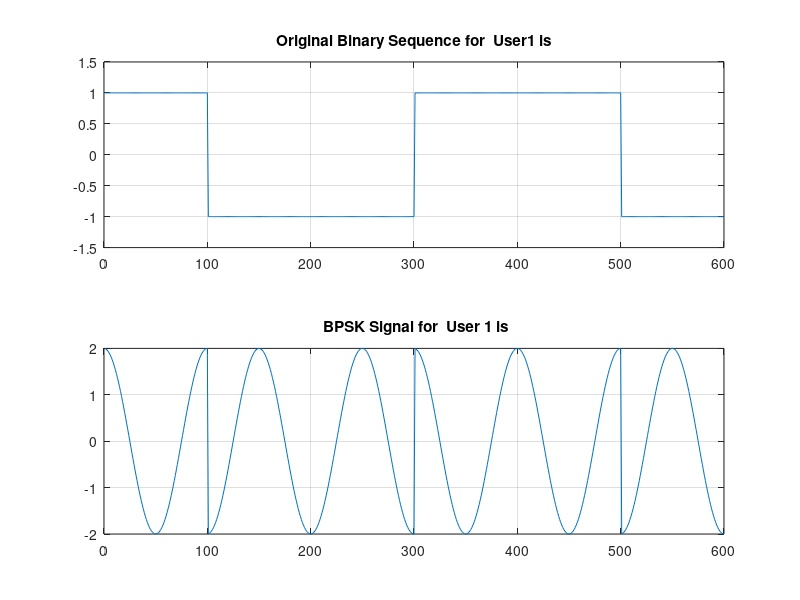
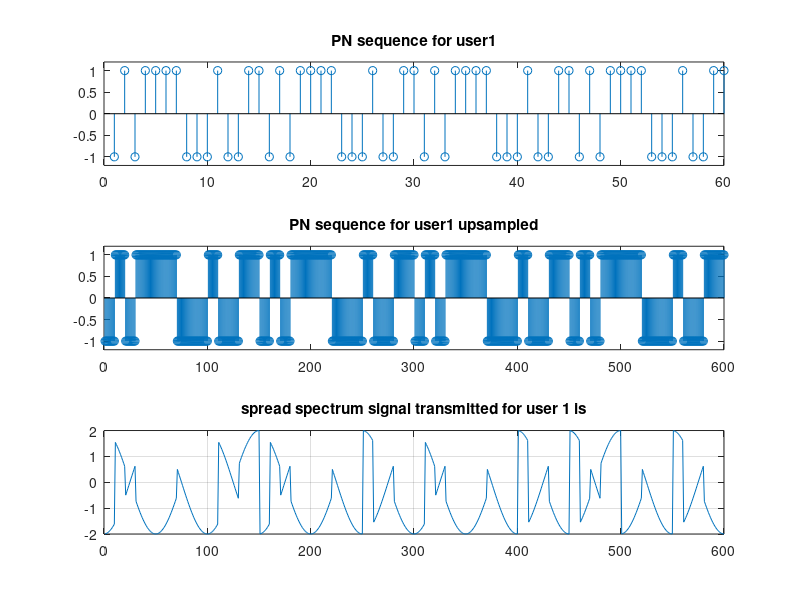
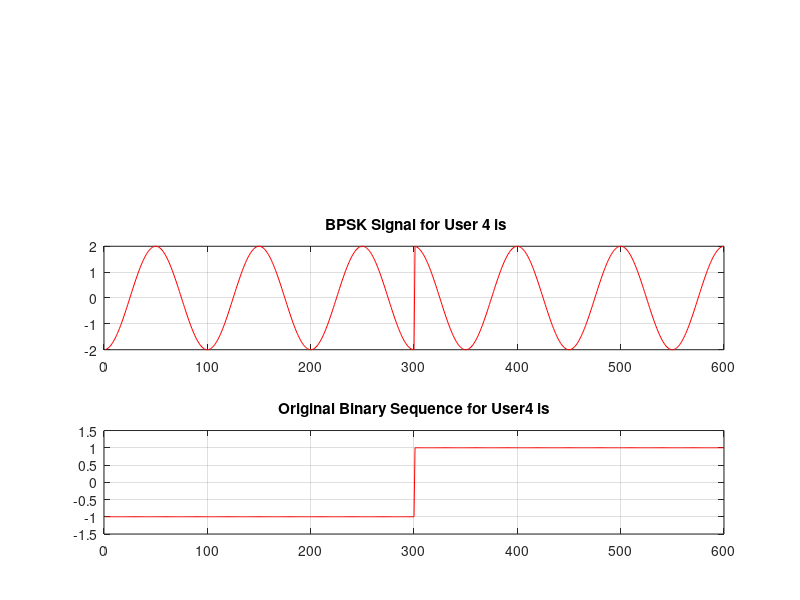
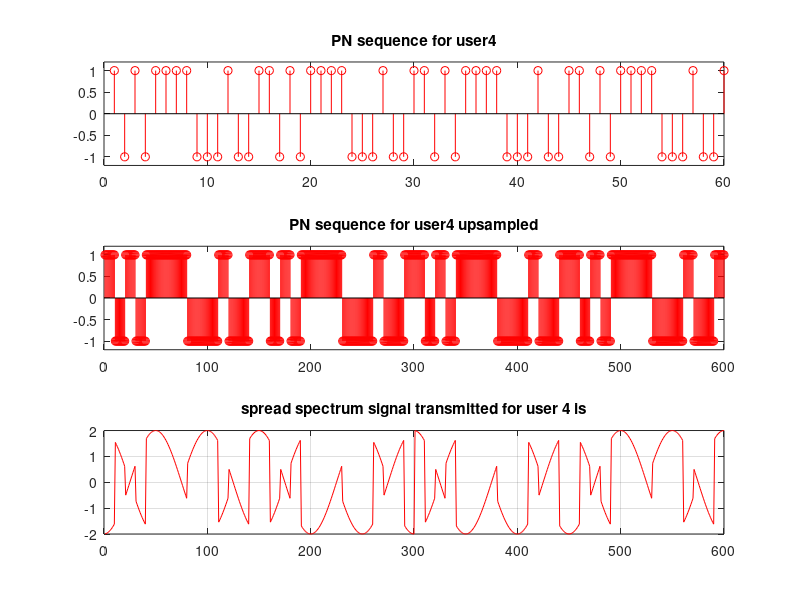

Source code (MATLAB) for these figures, in order: (Note: this script raises an error after producing the figures.)

clc
close all
clear all
 
%% Initial parameters
SNR = 5;    % Signal to Noise ratio in dB
Fc = 1;     % carrier frequency
Eb = 2;     % energy per bit
Tb = 1;     % bit duration
 
%% Consider two mobile users in the system
mobileUser1 = [1 0 0 1 1 0];    % data transmitted by user 1
 
mobileUser2 = [1 1 0 1 0 0];    % data transmitted by user 2

mobileUser3 = [1 1 1 0 0 0]; 

mobileUser4 = [0 0 0 1 1 1]; 
 
length_mobileUser1 = length(mobileUser1);
 
length_mobileUser2 = length(mobileUser2);

length_mobileUser3 = length(mobileUser3);

length_mobileUser4 = length(mobileUser4);
 
%% Convert data sequence into NRZ format
for i = 1:length_mobileUser1
    if mobileUser1(i )== 0
        mobileUser1(i) = -1;
    end
end
 
for i = 1:length_mobileUser2
    if mobileUser2(i) == 0
        mobileUser2(i) = -1;
    end
end

for i = 1:length_mobileUser3
    if mobileUser3(i) == 0
        mobileUser3(i) = -1;
    end
end

for i = 1:length_mobileUser4
    if mobileUser4(i) == 0
        mobileUser4(i) = -1;
    end
end


%% CDMA transmitter User 1

user1basebandsig1 = []; 
for i = 1:length_mobileUser1
    for j = 0.01:0.01:Tb    % 100 samples per bit
        if mobileUser1(i) == 1
            user1basebandsig1 = [user1basebandsig1 1];
        else
            user1basebandsig1 = [user1basebandsig1 -1];
        end
    end
end
 
% BPSK MODULATION FOR USER 1
user1bpskmod1 = [];
for i = 1:length_mobileUser1
    for j = 0.01:0.01:Tb    % 100 samples per bit
        user1bpskmod1 = [user1bpskmod1 sqrt(2*Eb)*mobileUser1(i)*cos(2*pi*Fc*j)];
    end
end
 
figure(1);
subplot(211)
plot(user1basebandsig1);
axis([0 100*length_mobileUser1 -1.5 1.5]);
title('Original Binary Sequence for  User1 is')
grid on
subplot(212)
plot(user1bpskmod1);
title(' BPSK Signal for  User 1 is');
grid on

%% PN generator for user1
% let initial seed for user1 is 1010
seed1 = [1 -1 1 -1];  
pn1_user_1 = [];
 
% The following for loop performs the function of exclusive or gate and shift registers (with respect to the CDMA standard). 
for i = 1:length_mobileUser1
    for j = 1:10 %chip rate is 10 times the bit rate
        pn1_user_1 = [pn1_user_1 seed1(4)];
        if seed1(4) == seed1(3) 
            temp = -1;
        else
            temp = 1;
        end
        seed1(4) = seed1(3);
        seed1(3) = seed1(2);
        seed1(2) = seed1(1);
        seed1(1) = temp;
    end
end
 
pnupsampled1_User_1 = [];
len_pn1_user_1 = length(pn1_user_1);
for i = 1:len_pn1_user_1
    for j = 0.1:0.1:Tb
        if pn1_user_1(i) == 1
            pnupsampled1_User_1 = [pnupsampled1_User_1 1];
        else
            pnupsampled1_User_1 = [pnupsampled1_User_1 -1];
        end
    end
end
 
sigtx1_User_1 = user1bpskmod1.*pnupsampled1_User_1;
 
figure(2)
subplot(311)
stem(pn1_user_1);
axis([0,length(pn1_user_1),-1.2,1.2])
title('PN sequence for user1')
subplot(312)
stem(pnupsampled1_User_1);
axis([0,length(pnupsampled1_User_1),-1.2,1.2])
title('PN sequence for user1 upsampled');
subplot(313)
plot(sigtx1_User_1);
axis([0 100*length_mobileUser1 -2 2]);
title('spread spectrum signal transmitted for user 1 is');
grid on




%% CDMA transmitter user2

user2basebandsig2 = [];
for i = 1:length_mobileUser2
    for j = 0.01:0.01:Tb
        if mobileUser2(i) == 1
            user2basebandsig2 = [user2basebandsig2 1];
        else
            user2basebandsig2 = [user2basebandsig2 -1];
        end
    end
end

% BPSK MODULATION FOR USER 2 
user2bpskmod2 = [];
for i = 1:length_mobileUser2
    for j = 0.01:0.01:Tb
        user2bpskmod2 = [user2bpskmod2 sqrt(2*Eb)*mobileUser2(i)*cos(2*pi*Fc*j)];
    end
end

figure(3);
subplot(211)
plot(user2basebandsig2, 'r');
axis([0 100*length_mobileUser2 -1.5 1.5]);
title('Original Binary Sequence for User2 is')
grid on
subplot(212)
plot(user2bpskmod2, 'r');
title(' BPSK Signal for User 2 is');
grid on

%% PN generator for user2

seed2 = [-1 1 -1 1];  %convert it into bipolar NRZ format
pn2_user_2 = [];
for i = 1:length_mobileUser2
    for j = 1:10 %chip rate is 10 times the bit rate
        pn2_user_2 = [pn2_user_2 seed2(4)];
        if seed2(4) == seed2(3) 
            temp = -1;
        else
            temp = 1;
        end
        seed2(4) = seed2(3);
        seed2(3) = seed2(2);
        seed2(2) = seed2(1);
        seed2(1) = temp;
    end
end
 
pnupsampled2_User_2 = [];
len_pn2_user_2 = length(pn2_user_2);
for i = 1:len_pn2_user_2
    for j = 0.1:0.1:Tb
        if pn2_user_2(i) == 1
            pnupsampled2_User_2 = [pnupsampled2_User_2 1];
        else
            pnupsampled2_User_2  = [pnupsampled2_User_2  -1];
        end
    end
end
 
length_pnupsampled2_User_2 = length(pnupsampled2_User_2);
 
sigtx2_User_2 = user2bpskmod2.*pnupsampled2_User_2;
 
figure(4)
subplot(311)
stem(pn2_user_2, 'r');
axis([0,length(pn2_user_2),-1.2,1.2])
title('PN sequence for user2')
subplot(312)
stem(pnupsampled2_User_2, 'r');
axis([0,length_pnupsampled2_User_2,-1.2,1.2])
title('PN sequence for user2 upsampled');
subplot(313)
plot(sigtx2_User_2, 'r');
axis([0 100*length_mobileUser2 -2 2]);
title('spread spectrum signal transmitted for user 2 is');
grid on

%% CDMA transmitter user3

user3basebandsig3 = [];

for i = 1:length_mobileUser3
    for j = 0.01:0.01:Tb
        if mobileUser3(i) == 1
            user3basebandsig3 = [user3basebandsig3 1];
        else
            user3basebandsig3 = [user3basebandsig3 -1];
        end
    end
end

% BPSK MODULATION FOR USER 3
user3bpskmod3 = [];
for i = 1:length_mobileUser3
    for j = 0.01:0.01:Tb
        user3bpskmod3 = [user3bpskmod3 sqrt(2*Eb)*mobileUser3(i)*cos(2*pi*Fc*j)];
    end
end

figure(3);
subplot(313)
plot(user3basebandsig3, 'r');
axis([0 100*length_mobileUser3 -1.5 1.5]);
title('Original Binary Sequence for User3 is')
grid on
subplot(312)
plot(user3bpskmod3, 'r');
title(' BPSK Signal for User 3 is');
grid on

%% PN generator for user3   
seed3 = [-1 1 -1 1];  %convert it into bipolar NRZ format
pn3_user_3 = [];
for i = 1:length_mobileUser3
    for j = 1:10 %chip rate is 10 times the bit rate
        pn3_user_3 = [pn3_user_3 seed3(4)];
        if seed3(4) == seed3(3) 
            temp = -1;
        else
            temp = 1;
        end
        seed3(4) = seed3(3);
        seed3(3) = seed3(2);
        seed3(2) = seed3(1);
        seed3(1) = temp;
    end
end
 
pnupsampled3_User_3 = [];
len_pn3_user_3 = length(pn3_user_3);
for i = 1:len_pn3_user_3
    for j = 0.1:0.1:Tb
        if pn3_user_3(i) == 1
            pnupsampled3_User_3 = [pnupsampled3_User_3 1];
        else
            pnupsampled3_User_3  = [pnupsampled3_User_3  -1];
        end
    end
end
 
length_pnupsampled3_User_3 = length(pnupsampled3_User_3);
 
sigtx3_User_3 = user3bpskmod3.*pnupsampled3_User_3;
 
figure(4)
subplot(311)
stem(pn3_user_3, 'r');
axis([0,length(pn3_user_3),-1.2,1.2])
title('PN sequence for user3')
subplot(312)
stem(pnupsampled3_User_3, 'r');
axis([0,length_pnupsampled3_User_3,-1.2,1.2])
title('PN sequence for user3 upsampled');
subplot(313)
plot(sigtx3_User_3, 'r');
axis([0 100*length_mobileUser3 -2 2]);
title('spread spectrum signal transmitted for user 3 is');
grid on 
%% CDMA transmitter user4
user4basebandsig4 = [];

for i = 1:length_mobileUser4
    for j = 0.01:0.01:Tb
        if mobileUser4(i) == 1
            user4basebandsig4 = [user4basebandsig4 1];
        else
            user4basebandsig4 = [user4basebandsig4 -1];
        end
    end
end

% BPSK MODULATION FOR USER 4
user4bpskmod4 = []; 
for i = 1:length_mobileUser4
    for j = 0.01:0.01:Tb
        user4bpskmod4 = [user4bpskmod4 sqrt(2*Eb)*mobileUser4(i)*cos(2*pi*Fc*j)];
    end
end
figure(3);
subplot(313)
plot(user4basebandsig4, 'r');
axis([0 100*length_mobileUser4 -1.5 1.5]);
title('Original Binary Sequence for User4 is')
grid on 
subplot(312)
plot(user4bpskmod4, 'r');
title(' BPSK Signal for User 4 is');
grid on

%% PN generator for user4   
seed4 = [-1 1 -1 1];  %convert it into bipolar NRZ format
pn4_user_4 = [];
for i = 1:length_mobileUser4
    for j = 1:10 %chip rate is 10 times the bit rate
        pn4_user_4 = [pn4_user_4 seed4(4)];
        if seed4(4) == seed4(3) 
            temp = -1;
        else
            temp = 1;
        end
        seed4(4) = seed4(3);
        seed4(3) = seed4(2);
        seed4(2) = seed4(1);
        seed4(1) = temp;
    end 
end
pnupsampled4_User_4 = [];   
len_pn4_user_4 = length(pn4_user_4);
for i = 1:len_pn4_user_4
    for j = 0.1:0.1:Tb
        if pn4_user_4(i) == 1
            pnupsampled4_User_4 = [pnupsampled4_User_4 1];
        else
            pnupsampled4_User_4  = [pnupsampled4_User_4  -1];
        end
    end
end
length_pnupsampled4_User_4 = length(pnupsampled4_User_4);
sigtx4_User_4 = user4bpskmod4.*pnupsampled4_User_4;
figure(4)
subplot(311)
stem(pn4_user_4, 'r');
axis([0,length(pn4_user_4),-1.2,1.2])
title('PN sequence for user4')
subplot(312)
stem(pnupsampled4_User_4, 'r');
axis([0,length_pnupsampled4_User_4,-1.2,1.2])
title('PN sequence for user4 upsampled');
subplot(313)
plot(sigtx4_User_4, 'r');
axis([0 100*length_mobileUser4 -2 2]);
title('spread spectrum signal transmitted for user 4 is');
grid on 

 
%% Plotting the transmitted signal
figure(5)
subplot(2,1,1);
plot(sigtx1_User_1);
grid on 
title('spread spectrum signal txd for user 1');
subplot(2,1,2);
plot(sigtx2_User_2, 'r');
grid on 
title('spread spectrum signal txd for user 2');
grid on
subplot(2,1,3);
plot(sigtx3_User_3, 'r');
grid on
title('spread spectrum signal txd for user 3');
subplot(2,1,4);
plot(sigtx4_User_4, 'r');
grid on
title('spread spectrum signal txd for user 4');


%% AWGN Channel:
trasnmitted_signal = sigtx1_User_1 + sigtx2_User_2;
 
composite_signal = awgn(trasnmitted_signal,SNR);
 
figure(6)
subplot(211)
plot(sigtx1_User_1+sigtx2_User_2);
title('Composite signal sigtx1+sigtx2');
grid on 
subplot(212)
plot(composite_signal);
title(sprintf('Composite signal + noise\n SNR=%ddb',SNR));
grid on 



%% DMODULATION USER 1 %%%%%%%%%%%%%%%%%%%%
 
rx1 = composite_signal.*pnupsampled1_User_1;
 
%%%% BPSK DEMODULATION FOR USER 1
demodcar1 = [];
for i = 1:length_mobileUser1
    for j = 0.01:0.01:Tb
        demodcar1 = [demodcar1 sqrt(2*Eb)*cos(2*pi*Fc*j)];
    end
end

bpskdemod1 = rx1.*demodcar1;
 
len_dmod1 = length(bpskdemod1);
sum = zeros(1,len_dmod1/100);
for i = 1:len_dmod1/100
    for j = (i-1)*100+1:i*100
        sum(i) = sum(i)+bpskdemod1(j);
    end
end
sum;
 
rxbits1 = [];
for i = 1:length_mobileUser1
    if sum(i)>0
        rxbits1 = [rxbits1 1];
    else
        rxbits1 = [rxbits1 0];
    end
end
 
rxbits1=rectpulse(rxbits1,100); 
 
figure(7)
subplot(211)
plot(user1basebandsig1)
title('Transmitted bits of user1 data')
grid on
subplot(212)
plot(rxbits1)
axis([0 600 -0.2 1.2]);
title('Received bits of user1 data')
grid on


%% DMODULATION USER 2 %%%%%%%%%%%%%%%%%%%%
 
rx2 = composite_signal.*pnupsampled2_User_2;
 
% BPSK DEMODULATION FOR USER 2
demodcar2 = [];
for i = 1:length_mobileUser2
    for j = 0.01:0.01:Tb
        demodcar2 = [demodcar2 sqrt(2*Eb)*cos(2*pi*Fc*j)];
    end
end
 
bpskdemod2 = rx2.*demodcar2;
 
len_dmod2 = length(bpskdemod2);
sum = zeros(1,len_dmod1/100);
for i = 1:len_dmod2/100
    for j = (i-1)*100+1:i*100
        sum(i) = sum(i)+bpskdemod2(j);
    end
end
sum;
 
rxbits2 = [];
for i = 1:length_mobileUser2
    if sum(i)>0
        rxbits2 = [rxbits2 1];
    else
        rxbits2 = [rxbits2 0];
    end
end
rxbits2=rectpulse(rxbits2,100); 
 
figure(8)
subplot(211)
plot(user2basebandsig2)
title('Transmitted bits of user2 data')
grid on
subplot(212)
plot(rxbits2)
axis([0 600 -0.2 1.2]);
title('Received bits of user2 data')
grid on


%% DMODULATION USER 3 %%%%%%%%%%%%%%%%%%%%

rx3 = composite_signal.*pnupsampled3_User_3;
 
% BPSK DEMODULATION FOR USER 3
demodcar3 = [];
for i = 1:length_mobileUser3
    for j = 0.01:0.01:Tb
        demodcar3 = [demodcar3 sqrt(2*Eb)*cos(2*pi*Fc*j)];
    end
end
 
bpskdemod3 = rx3.*demodcar3;
 
len_dmod3 = length(bpskdemod3);
sum = zeros(1,len_dmod3/100);
for i = 1:len_dmod3/100
    for j = (i-1)*100+1:i*100
        sum(i) = sum(i)+bpskdemod3(j);
    end
end
sum;
 
rxbits3 = [];
for i = 1:length_mobileUser3
    if sum(i)>0
        rxbits3 = [rxbits3 1];
    else
        rxbits3 = [rxbits3 0];
    end
end
rxbits3=rectpulse(rxbits3,100); 
 
figure(9)
subplot(211)
plot(user3basebandsig3)
title('Transmitted bits of user3 data')
grid on
subplot(212)
plot(rxbits3)
axis([0 600 -0.2 1.2]);
title('Received bits of user3 data')
grid on 

%% DMODULATION USER 4 %%%%%%%%%%%%%%%%%%%%

rx4 = composite_signal.*pnupsampled4_User_4;
% BPSK DEMODULATION FOR USER 4
demodcar4 = [];
for i = 1:length_mobileUser4
    for j = 0.01:0.01:Tb
        demodcar4 = [demodcar4 sqrt(2*Eb)*cos(2*pi*Fc*j)];
    end
end
bpskdemod4 = rx4.*demodcar4;
len_dmod4 = length(bpskdemod4);
sum = zeros(1,len_dmod4/100);
for i = 1:len_dmod4/100
    for j = (i-1)*100+1:i*100
        sum(i) = sum(i)+bpskdemod4(j);
    end
end
sum;
rxbits4 = [];
for i = 1:length_mobileUser4
    if sum(i)>0
        rxbits4 = [rxbits4 1];
    else
        rxbits4 = [rxbits4 0];
    end
end
rxbits4=rectpulse(rxbits4,100); 
 
figure(10)
subplot(211)
plot(user4basebandsig4)
title('Transmitted bits of user4 data')
grid on
subplot(212)
plot(rxbits4)
axis([0 600 -0.2 1.2]);
title('Received bits of user4 data')
grid on 